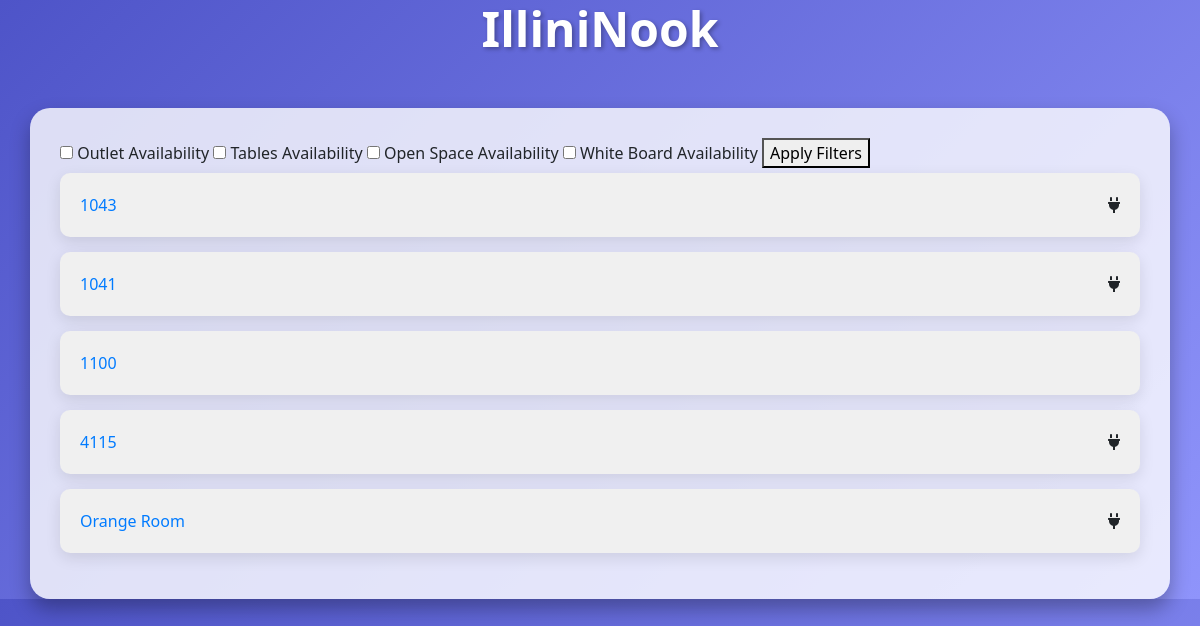
The app's page /study_space_finder/, older data.
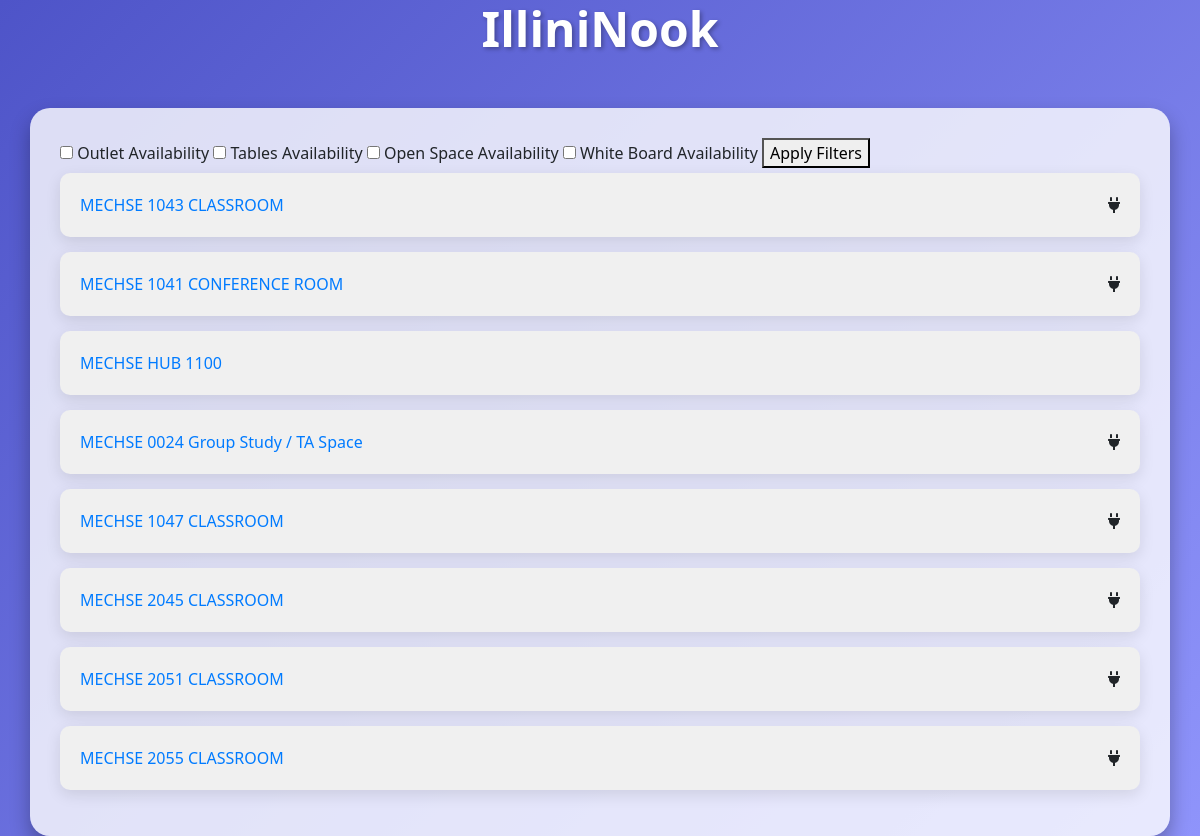
The same page, newer data.
### study_space_finder/models.py (models this page shows, shortened)
class RoomDetails(models.Model):
    room_name = models.CharField(max_length=200)
    building_name = models.CharField(max_length=200)
    floor_number = models.IntegerField(default=0)
    operating_start_hours = models.TimeField(editable=True, blank=True)
    operating_end_hours = models.TimeField(editable=True, blank=True)
    number_of_seats = models.IntegerField()
    white_board_availability = models.BooleanField(default=False)
    outlet_availability = models.BooleanField(default=False)
    tables_availability = models.BooleanField(default=False)
    open_space_availability = models.BooleanField(default=False)
    coordinate_latitude = models.DecimalField(max_digits=9, decimal_places=7, default=0.0)
    coordinate_longitude = models.DecimalField(max_digits=9, decimal_places=7, default=0.0)
    photo = models.ImageField(blank=True, null=True)

### study_space_finder/views.py (the view)
# urls.py: path("", views.list_view, name="list_view"),
def list_view(request):
    room = RoomDetails.objects.all()
    if request.GET.get('outlet_availability'):
        room = room.filter(outlet_availability=True)
    if request.GET.get('tables_availability'):
        room = room.filter(tables_availability=True)
    if request.GET.get('open_space_availability'):
        room = room.filter(open_space_availability=True)
    if request.GET.get('white_board_availability'):
        room = room.filter(white_board_availability=True)
    return render(request, "list.html", {"room": room})

### study_space_finder/templates/list.html (shortened to what this page needs)
{% extends "main.html" %}
{% block content %}
<form method="GET" action="{% url 'list_view' %}">
    <label><input type="checkbox" name="outlet_availability"> Outlet Availability</label>
    <label><input type="checkbox" name="tables_availability"> Tables Availability</label>
    <label><input type="checkbox" name="open_space_availability"> Open Space Availability</label>
    <label><input type="checkbox" name="white_board_availability"> White Board Availability</label>
    <button type="submit">Apply Filters</button>
</form>
    <ul>
        {% for room in room %}
            <li><a href="{% url 'room_details' room.id %}">{{ room.room_name }} </a>{% if room.outlet_availability %}<span class="icon"><i class="fas fa-plug"></i>
                {% endif %}{% if room.white_board_availability %}<i class="fas fa-chalkboard"></i></span>{% else %}{% endif %}</li>
        {% endfor %}
    </ul>
{% endblock %}

### study_space_finder/templates/main.html (shortened to what this page needs)
<!DOCTYPE html>
<html lang="en">
  <head>
    <link rel="stylesheet" href="https://stackpath.bootstrapcdn.com/bootstrap/4.3.1/css/bootstrap.min.css"  rel="stylesheet" />
    <link rel="stylesheet" href="https://cdnjs.cloudflare.com/ajax/libs/font-awesome/6.0.0-beta3/css/all.min.css">
  </head>
  <body>
    <div style="text-align: center;">
      <h1>IlliniNook</h1>
    </div>
    <div class="container">{% block content %} {% endblock %}</div>
  </body>
</html>

### study_space_finder/templates/main.html (style rules this page uses)
.icon { margin-left: auto; }
body { font-family: 'Segoe UI', Tahoma, Geneva, Verdana, sans-serif; margin: 0; padding: 0; overflow: auto; background: linear-gradient(135deg, #4e54c8, #8f94fb); animation: gradientChange 10s ease-in-out infinite alternate; }
h1 { color: #fff; font-weight: bold; font-size: 3rem; text-shadow: 2px 2px 4px rgba(0, 0, 0, 0.3); animation: pulse 2s infinite alternate; }
.container { margin-top: 50px; padding: 30px; border-radius: 20px; box-shadow: 0 10px 20px rgba(0, 0, 0, 0.3); animation: slideIn 1s ease-in-out; background-color: rgba(255, 255, 255, 0.8); }
ul { list-style-type: none; padding: 0; }
li { margin-bottom: 15px; background-color: #f0f0f0; padding: 20px; border-radius: 10px; box-shadow: 0 5px 15px rgba(0, 0, 0, 0.1); transition: transform 0.3s ease-in-out; display: flex; justify-content: space-between; }

Row changes from the older to the newer data that the page shows:
removed RoomDetails: room_name "4115", outlet_availability True (drawn)
removed RoomDetails: room_name "Orange Room", outlet_availability True (drawn)
changed RoomDetails: room_name "1043" → "MECHSE 1043 CLASSROOM"
changed RoomDetails: room_name "1041" → "MECHSE 1041 CONFERENCE ROOM"
changed RoomDetails: room_name "1100" → "MECHSE HUB 1100"
added RoomDetails: room_name "MECHSE 0024 Group Study / TA Space", outlet_availability True (drawn)
added RoomDetails: room_name "MECHSE 1047 CLASSROOM", outlet_availability True (drawn)
added RoomDetails: room_name "MECHSE 2045 CLASSROOM", outlet_availability True (drawn)
added RoomDetails: room_name "MECHSE 2051 CLASSROOM", outlet_availability True (drawn)
added RoomDetails: room_name "MECHSE 2055 CLASSROOM", outlet_availability True (drawn)
